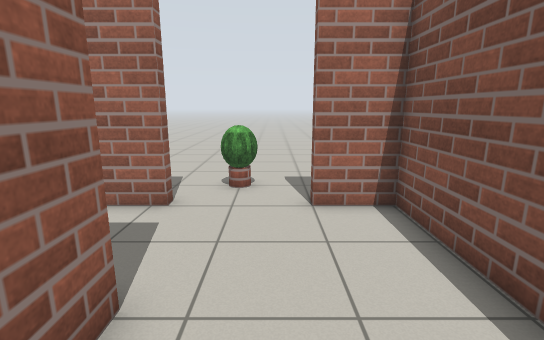
view 1 (above)

16 first-person views from a walk through a world built for the Gazebo simulator. The camera is 1.2 m above the floor, tilts 12° down and sees 85° across. The floor is counted in squares, 0.5 m on a side. Each view is taken from the middle of a square. On the plan, view 1 faces up. The plan holds only what a view shows up to about 18 squares ahead; the rest is blank. Simple patterns stand in for the simulator's built-in surfaces. Some stock models are drawn as simple stand-ins.

view 2
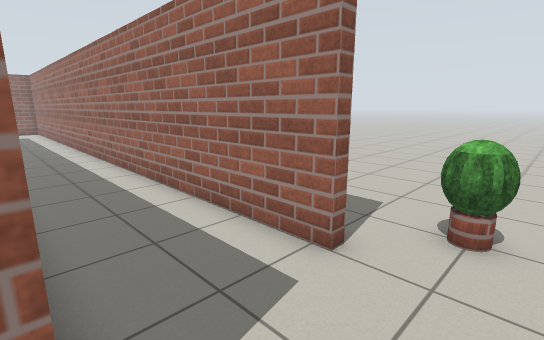

view 3
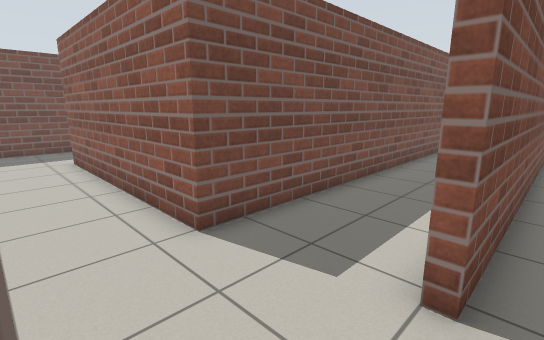

view 4
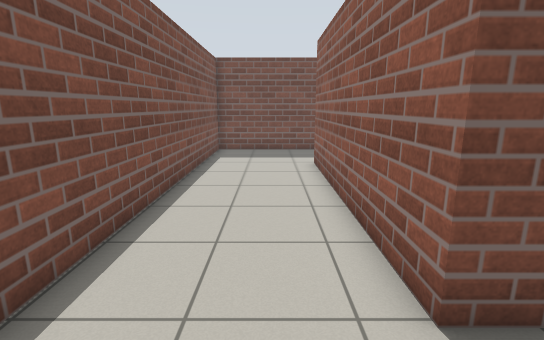

view 5
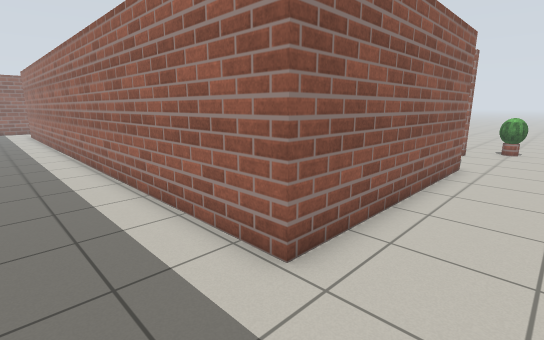

view 6
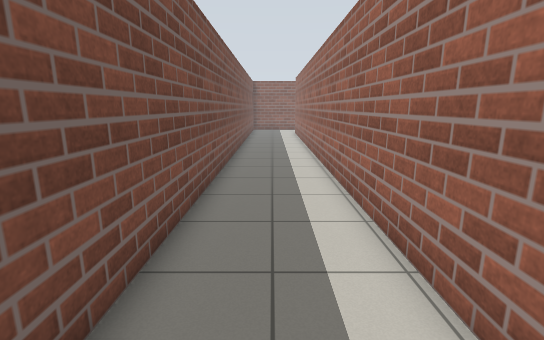

view 7
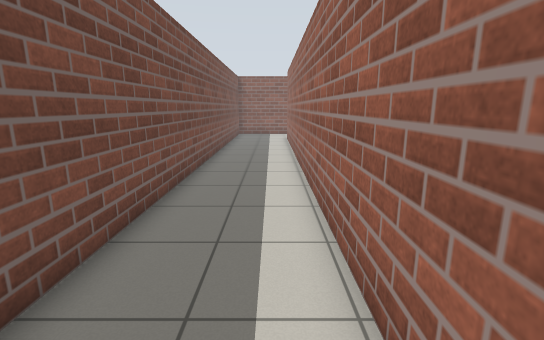

view 8
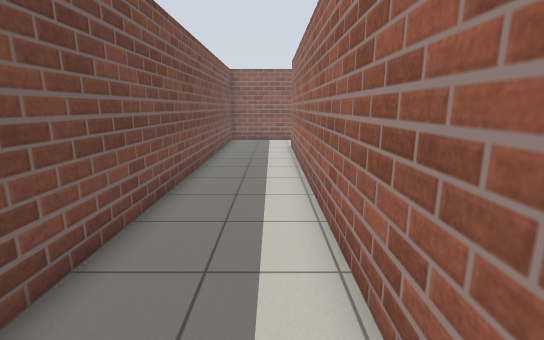

view 9
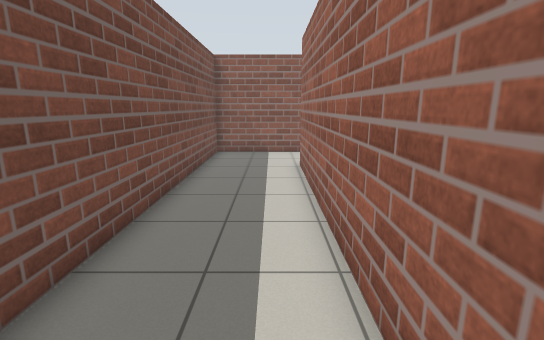

view 10
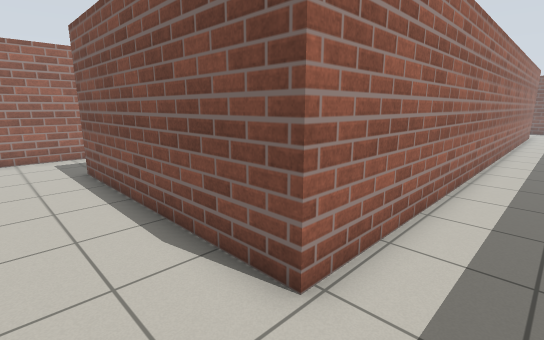

view 11
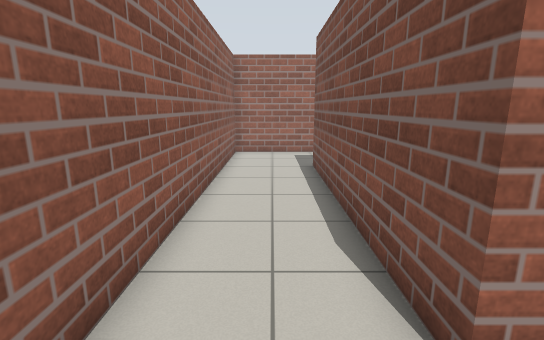

view 12
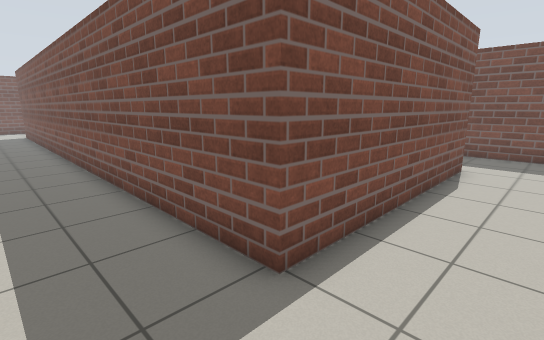

view 13
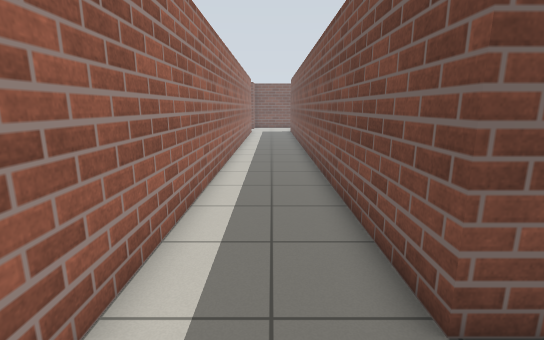

view 14
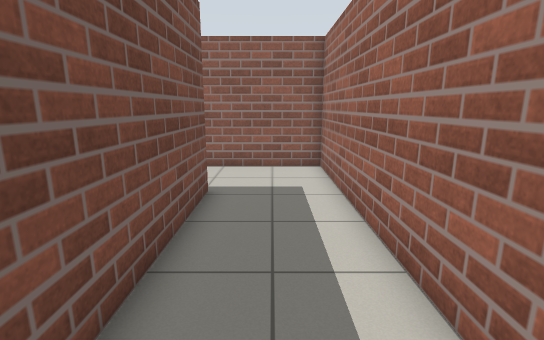

view 15
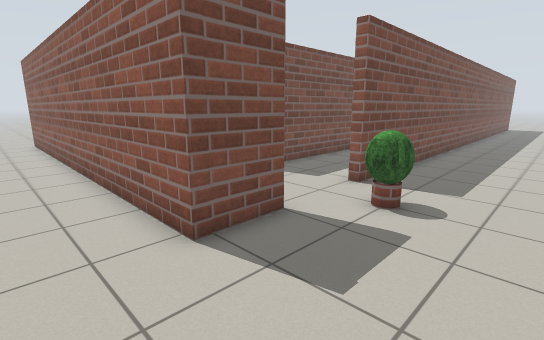

view 16
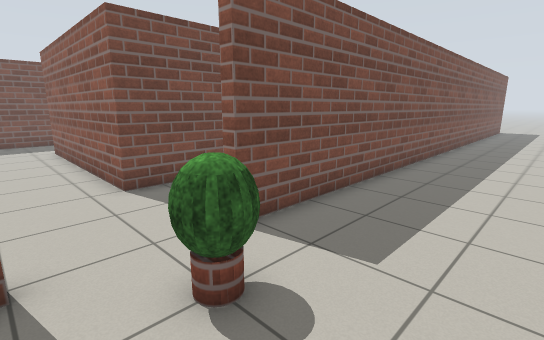

### Floor plan
Points are (right, up) in squares from view 1. A wall is a line through its corners. A room is listed if a view was taken in it or the views show most of it. See-through windows are left out.
Room 1 (views 1, 2, 4, 5, 6, 7, 8, 9, 10, 11, 12, 13, 14)
walls: (-2.6, 7) (-33, 7) (-33, -11) (3.1, -11) (3.1, 7) (1, 7); (-1.8, 3.1) (-1.8, -6.8) (-29.3, -6.8) (-29.3, 3.1) (-1.8, 3.1)
ways out: opening at (-0.5, 7) to room 2
Room 2 (views 3, 15, 16)
walls: (-20.8, 7.4) (-2.6, 7.4) (-2.6, 7); (1, 7) (1, 7.4) (3.5, 7.4) (3.5, -11.4)
ways out: opening at (-0.5, 7) to room 1
objects: plant (-2, 8) to (0, 10)

Positions as (right, up) in squares from view 1, and headings:
1: (0, 0), facing up
2: (0, 3), facing up-left
3: (1, 8), facing down-left
4: (0, 6), facing down
5: (1, -10), facing up-left
6: (-1, -9), facing left
7: (-6, -8), facing left
8: (-11, -8), facing left
9: (-17, -8), facing left
10: (-32, -9), facing up-right
11: (-31, -9), facing up
12: (-32, 6), facing down-right
13: (-32, 5), facing right
14: (-21, 5), facing left
15: (6, 12), facing down-left
16: (1, 12), facing down-left
